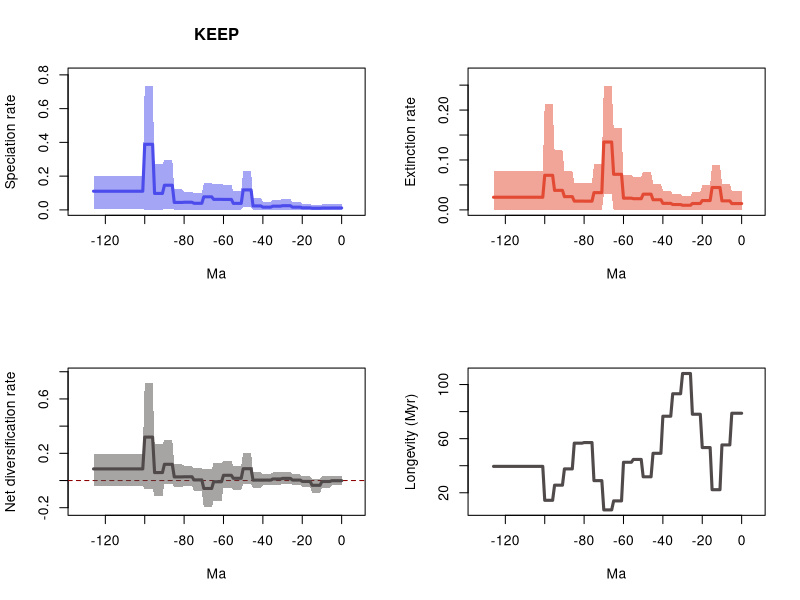

This chart was generated by the following R code:
# 20 files combined:
# 	../Results/Genus/5_MA_bins_EP/pyrate_mcmc_logs/Occ_gn_Squali_10_G_KEEP_BDS_marginal_rates.log
# 	../Results/Genus/5_MA_bins_EP/pyrate_mcmc_logs/Occ_gn_Squali_11_G_KEEP_BDS_marginal_rates.log
# 	../Results/Genus/5_MA_bins_EP/pyrate_mcmc_logs/Occ_gn_Squali_12_G_KEEP_BDS_marginal_rates.log
# 	../Results/Genus/5_MA_bins_EP/pyrate_mcmc_logs/Occ_gn_Squali_13_G_KEEP_BDS_marginal_rates.log
# 	../Results/Genus/5_MA_bins_EP/pyrate_mcmc_logs/Occ_gn_Squali_14_G_KEEP_BDS_marginal_rates.log
# 	../Results/Genus/5_MA_bins_EP/pyrate_mcmc_logs/Occ_gn_Squali_15_G_KEEP_BDS_marginal_rates.log
# 	../Results/Genus/5_MA_bins_EP/pyrate_mcmc_logs/Occ_gn_Squali_16_G_KEEP_BDS_marginal_rates.log
# 	../Results/Genus/5_MA_bins_EP/pyrate_mcmc_logs/Occ_gn_Squali_17_G_KEEP_BDS_marginal_rates.log
# 	../Results/Genus/5_MA_bins_EP/pyrate_mcmc_logs/Occ_gn_Squali_18_G_KEEP_BDS_marginal_rates.log
# 	../Results/Genus/5_MA_bins_EP/pyrate_mcmc_logs/Occ_gn_Squali_19_G_KEEP_BDS_marginal_rates.log
# 	../Results/Genus/5_MA_bins_EP/pyrate_mcmc_logs/Occ_gn_Squali_1_G_KEEP_BDS_marginal_rates.log
# 	../Results/Genus/5_MA_bins_EP/pyrate_mcmc_logs/Occ_gn_Squali_20_G_KEEP_BDS_marginal_rates.log
# 	../Results/Genus/5_MA_bins_EP/pyrate_mcmc_logs/Occ_gn_Squali_2_G_KEEP_BDS_marginal_rates.log
# 	../Results/Genus/5_MA_bins_EP/pyrate_mcmc_logs/Occ_gn_Squali_3_G_KEEP_BDS_marginal_rates.log
# 	../Results/Genus/5_MA_bins_EP/pyrate_mcmc_logs/Occ_gn_Squali_4_G_KEEP_BDS_marginal_rates.log
# 	../Results/Genus/5_MA_bins_EP/pyrate_mcmc_logs/Occ_gn_Squali_5_G_KEEP_BDS_marginal_rates.log
# 	../Results/Genus/5_MA_bins_EP/pyrate_mcmc_logs/Occ_gn_Squali_6_G_KEEP_BDS_marginal_rates.log
# 	../Results/Genus/5_MA_bins_EP/pyrate_mcmc_logs/Occ_gn_Squali_7_G_KEEP_BDS_marginal_rates.log
# 	../Results/Genus/5_MA_bins_EP/pyrate_mcmc_logs/Occ_gn_Squali_8_G_KEEP_BDS_marginal_rates.log
# 	../Results/Genus/5_MA_bins_EP/pyrate_mcmc_logs/Occ_gn_Squali_9_G_KEEP_BDS_marginal_rates.log

# 95% HPDs calculated using code from Biopy (https://www.cs.auckland.ac.nz/~yhel002/biopy/)

pdf(file='../Results/Genus/5_MA_bins_EP/pyrate_mcmc_logs/Occ_gn_Squali_10_G_KEEP_BDS_marginal_rates_RTT.pdf',width=10.8, height=8.4)
par(mfrow=c(2,2))
library(scales)
L_hpd_m95=c(1.130089938e-06, 1.130089938e-06,1.130089938e-06,1.130089938e-06,1.130089938e-06,1.130089938e-06,5.1182332e-08,5.1182332e-08,5.1182332e-08,5.1182332e-08,5.1182332e-08,8.2352205e-08,8.2352205e-08,8.2352205e-08,8.2352205e-08,8.2352205e-08,1.295974747e-06,1.295974747e-06,1.295974747e-06,1.295974747e-06,1.295974747e-06,1.43924786e-07,1.43924786e-07,1.43924786e-07,1.43924786e-07,1.43924786e-07,8.48057151e-07,8.48057151e-07,8.48057151e-07,8.48057151e-07,8.48057151e-07,1.827771804e-06,1.827771804e-06,1.827771804e-06,1.827771804e-06,1.827771804e-06,4.7986078e-07,4.7986078e-07,4.7986078e-07,4.7986078e-07,4.7986078e-07,8.56614011e-07,8.56614011e-07,8.56614011e-07,8.56614011e-07,8.56614011e-07,0.017501070739786,0.017501070739786,0.017501070739786,0.017501070739786,0.017501070739786,8.29056336e-07,8.29056336e-07,8.29056336e-07,8.29056336e-07,8.29056336e-07,2.48609683e-07,2.48609683e-07,2.48609683e-07,2.48609683e-07,2.48609683e-07,3.943351793e-06,3.943351793e-06,3.943351793e-06,3.943351793e-06,3.943351793e-06,0.000370805927121,0.000370805927121,0.000370805927121,0.000370805927121,0.000370805927121,8.475302636e-06,8.475302636e-06,8.475302636e-06,8.475302636e-06,8.475302636e-06,1.258854728e-06,1.258854728e-06,1.258854728e-06,1.258854728e-06,1.258854728e-06,1.548901505e-06,1.548901505e-06,1.548901505e-06,1.548901505e-06,1.548901505e-06,0.006480076324043,0.006480076324043,0.006480076324043,0.006480076324043,0.006480076324043,1.100588067e-06,1.100588067e-06,1.100588067e-06,1.100588067e-06,1.100588067e-06,0.000195489862118,0.000195489862118,0.000195489862118,0.000195489862118,0.000195489862118,0.004956385440783,0.004956385440783,0.004956385440783,0.004956385440783,0.004956385440783,0.004956385440783,0.004956385440783,0.004956385440783,0.004956385440783,0.004956385440783,0.004956385440783,0.004956385440783,0.004956385440783,0.004956385440783,0.004956385440783,0.004956385440783,0.004956385440783,0.004956385440783,0.004956385440783,0.004956385440783,0.004956385440783,0.004956385440783,0.004956385440783,0.004956385440783,0.004956385440783,0.004956385440783)
L_hpd_M95=c(0.034160845658469, 0.034160845658469,0.034160845658469,0.034160845658469,0.034160845658469,0.034160845658469,0.032239724916404,0.032239724916404,0.032239724916404,0.032239724916404,0.032239724916404,0.029098322832575,0.029098322832575,0.029098322832575,0.029098322832575,0.029098322832575,0.034480048634853,0.034480048634853,0.034480048634853,0.034480048634853,0.034480048634853,0.045295511889219,0.045295511889219,0.045295511889219,0.045295511889219,0.045295511889219,0.065881062517371,0.065881062517371,0.065881062517371,0.065881062517371,0.065881062517371,0.061103254540387,0.061103254540387,0.061103254540387,0.061103254540387,0.061103254540387,0.047179741613093,0.047179741613093,0.047179741613093,0.047179741613093,0.047179741613093,0.068547037726293,0.068547037726293,0.068547037726293,0.068547037726293,0.068547037726293,0.228002811421324,0.228002811421324,0.228002811421324,0.228002811421324,0.228002811421324,0.110897641438703,0.110897641438703,0.110897641438703,0.110897641438703,0.110897641438703,0.148312765938023,0.148312765938023,0.148312765938023,0.148312765938023,0.148312765938023,0.155334264876975,0.155334264876975,0.155334264876975,0.155334264876975,0.155334264876975,0.156640762946614,0.156640762946614,0.156640762946614,0.156640762946614,0.156640762946614,0.098829085809733,0.098829085809733,0.098829085809733,0.098829085809733,0.098829085809733,0.108075753272954,0.108075753272954,0.108075753272954,0.108075753272954,0.108075753272954,0.121744555725971,0.121744555725971,0.121744555725971,0.121744555725971,0.121744555725971,0.297987383950402,0.297987383950402,0.297987383950402,0.297987383950402,0.297987383950402,0.27110542765999,0.27110542765999,0.27110542765999,0.27110542765999,0.27110542765999,0.734578551024096,0.734578551024096,0.734578551024096,0.734578551024096,0.734578551024096,0.200853230819899,0.200853230819899,0.200853230819899,0.200853230819899,0.200853230819899,0.200853230819899,0.200853230819899,0.200853230819899,0.200853230819899,0.200853230819899,0.200853230819899,0.200853230819899,0.200853230819899,0.200853230819899,0.200853230819899,0.200853230819899,0.200853230819899,0.200853230819899,0.200853230819899,0.200853230819899,0.200853230819899,0.200853230819899,0.200853230819899,0.200853230819899,0.200853230819899,0.200853230819899)
M_hpd_m95=c(1.634130061e-06, 1.634130061e-06,1.634130061e-06,1.634130061e-06,1.634130061e-06,1.634130061e-06,3.86529608e-07,3.86529608e-07,3.86529608e-07,3.86529608e-07,3.86529608e-07,1.884216373e-06,1.884216373e-06,1.884216373e-06,1.884216373e-06,1.884216373e-06,1.049646136e-06,1.049646136e-06,1.049646136e-06,1.049646136e-06,1.049646136e-06,1.42977189e-06,1.42977189e-06,1.42977189e-06,1.42977189e-06,1.42977189e-06,2.59868587e-07,2.59868587e-07,2.59868587e-07,2.59868587e-07,2.59868587e-07,1.303540801e-06,1.303540801e-06,1.303540801e-06,1.303540801e-06,1.303540801e-06,3.4147442e-08,3.4147442e-08,3.4147442e-08,3.4147442e-08,3.4147442e-08,1.367539255e-06,1.367539255e-06,1.367539255e-06,1.367539255e-06,1.367539255e-06,1.701738542e-06,1.701738542e-06,1.701738542e-06,1.701738542e-06,1.701738542e-06,3.505008939e-06,3.505008939e-06,3.505008939e-06,3.505008939e-06,3.505008939e-06,9.3845071e-08,9.3845071e-08,9.3845071e-08,9.3845071e-08,9.3845071e-08,5.044241097e-06,5.044241097e-06,5.044241097e-06,5.044241097e-06,5.044241097e-06,0.030989760143291,0.030989760143291,0.030989760143291,0.030989760143291,0.030989760143291,7.51999735e-07,7.51999735e-07,7.51999735e-07,7.51999735e-07,7.51999735e-07,1.177480549e-06,1.177480549e-06,1.177480549e-06,1.177480549e-06,1.177480549e-06,1.85362108e-07,1.85362108e-07,1.85362108e-07,1.85362108e-07,1.85362108e-07,1.315781029e-06,1.315781029e-06,1.315781029e-06,1.315781029e-06,1.315781029e-06,4.80493142e-07,4.80493142e-07,4.80493142e-07,4.80493142e-07,4.80493142e-07,4.210298165e-06,4.210298165e-06,4.210298165e-06,4.210298165e-06,4.210298165e-06,6.93358325e-07,6.93358325e-07,6.93358325e-07,6.93358325e-07,6.93358325e-07,6.93358325e-07,6.93358325e-07,6.93358325e-07,6.93358325e-07,6.93358325e-07,6.93358325e-07,6.93358325e-07,6.93358325e-07,6.93358325e-07,6.93358325e-07,6.93358325e-07,6.93358325e-07,6.93358325e-07,6.93358325e-07,6.93358325e-07,6.93358325e-07,6.93358325e-07,6.93358325e-07,6.93358325e-07,6.93358325e-07,6.93358325e-07)
M_hpd_M95=c(0.037534560021024, 0.037534560021024,0.037534560021024,0.037534560021024,0.037534560021024,0.037534560021024,0.052614586534562,0.052614586534562,0.052614586534562,0.052614586534562,0.052614586534562,0.090933522972934,0.090933522972934,0.090933522972934,0.090933522972934,0.090933522972934,0.050334182217225,0.050334182217225,0.050334182217225,0.050334182217225,0.050334182217225,0.035917553367439,0.035917553367439,0.035917553367439,0.035917553367439,0.035917553367439,0.027931719927456,0.027931719927456,0.027931719927456,0.027931719927456,0.027931719927456,0.032154229997212,0.032154229997212,0.032154229997212,0.032154229997212,0.032154229997212,0.038360976155711,0.038360976155711,0.038360976155711,0.038360976155711,0.038360976155711,0.052604257116593,0.052604257116593,0.052604257116593,0.052604257116593,0.052604257116593,0.076247375696677,0.076247375696677,0.076247375696677,0.076247375696677,0.076247375696677,0.066602623252281,0.066602623252281,0.066602623252281,0.066602623252281,0.066602623252281,0.069854882522858,0.069854882522858,0.069854882522858,0.069854882522858,0.069854882522858,0.163295745889817,0.163295745889817,0.163295745889817,0.163295745889817,0.163295745889817,0.248403717002271,0.248403717002271,0.248403717002271,0.248403717002271,0.248403717002271,0.091758340848294,0.091758340848294,0.091758340848294,0.091758340848294,0.091758340848294,0.053094234574782,0.053094234574782,0.053094234574782,0.053094234574782,0.053094234574782,0.053268920224874,0.053268920224874,0.053268920224874,0.053268920224874,0.053268920224874,0.078896948453128,0.078896948453128,0.078896948453128,0.078896948453128,0.078896948453128,0.119671146512968,0.119671146512968,0.119671146512968,0.119671146512968,0.119671146512968,0.212851158288668,0.212851158288668,0.212851158288668,0.212851158288668,0.212851158288668,0.078299928967004,0.078299928967004,0.078299928967004,0.078299928967004,0.078299928967004,0.078299928967004,0.078299928967004,0.078299928967004,0.078299928967004,0.078299928967004,0.078299928967004,0.078299928967004,0.078299928967004,0.078299928967004,0.078299928967004,0.078299928967004,0.078299928967004,0.078299928967004,0.078299928967004,0.078299928967004,0.078299928967004,0.078299928967004,0.078299928967004,0.078299928967004,0.078299928967004,0.078299928967004)
R_hpd_m95=c(-0.03661305305052, -0.03661305305052,-0.03661305305052,-0.03661305305052,-0.03661305305052,-0.03661305305052,-0.052099674386591,-0.052099674386591,-0.052099674386591,-0.052099674386591,-0.052099674386591,-0.092679095019995,-0.092679095019995,-0.092679095019995,-0.092679095019995,-0.092679095019995,-0.049353752241428,-0.049353752241428,-0.049353752241428,-0.049353752241428,-0.049353752241428,-0.032684307325642,-0.032684307325642,-0.032684307325642,-0.032684307325642,-0.032684307325642,-0.023070573578743,-0.023070573578743,-0.023070573578743,-0.023070573578743,-0.023070573578743,-0.029748022262196,-0.029748022262196,-0.029748022262196,-0.029748022262196,-0.029748022262196,-0.035867106242154,-0.035867106242154,-0.035867106242154,-0.035867106242154,-0.035867106242154,-0.051441227209694,-0.051441227209694,-0.051441227209694,-0.051441227209694,-0.051441227209694,-0.02530049223531,-0.02530049223531,-0.02530049223531,-0.02530049223531,-0.02530049223531,-0.067303047669934,-0.067303047669934,-0.067303047669934,-0.067303047669934,-0.067303047669934,-0.055786368957525,-0.055786368957525,-0.055786368957525,-0.055786368957525,-0.055786368957525,-0.149150013860242,-0.149150013860242,-0.149150013860242,-0.149150013860242,-0.149150013860242,-0.196351045060804,-0.196351045060804,-0.196351045060804,-0.196351045060804,-0.196351045060804,-0.078034164171446,-0.078034164171446,-0.078034164171446,-0.078034164171446,-0.078034164171446,-0.039374737747528,-0.039374737747528,-0.039374737747528,-0.039374737747528,-0.039374737747528,-0.048264044115192,-0.048264044115192,-0.048264044115192,-0.048264044115192,-0.048264044115192,-0.022843474829234,-0.022843474829234,-0.022843474829234,-0.022843474829234,-0.022843474829234,-0.112724178736495,-0.112724178736495,-0.112724178736495,-0.112724178736495,-0.112724178736495,-0.061547475754919,-0.061547475754919,-0.061547475754919,-0.061547475754919,-0.061547475754919,-0.038257653979719,-0.038257653979719,-0.038257653979719,-0.038257653979719,-0.038257653979719,-0.038257653979719,-0.038257653979719,-0.038257653979719,-0.038257653979719,-0.038257653979719,-0.038257653979719,-0.038257653979719,-0.038257653979719,-0.038257653979719,-0.038257653979719,-0.038257653979719,-0.038257653979719,-0.038257653979719,-0.038257653979719,-0.038257653979719,-0.038257653979719,-0.038257653979719,-0.038257653979719,-0.038257653979719,-0.038257653979719,-0.038257653979719)
R_hpd_M95=c(0.034254991788678, 0.034254991788678,0.034254991788678,0.034254991788678,0.034254991788678,0.034254991788678,0.03116590017159,0.03116590017159,0.03116590017159,0.03116590017159,0.03116590017159,0.012260330639252,0.012260330639252,0.012260330639252,0.012260330639252,0.012260330639252,0.030512640654913,0.030512640654913,0.030512640654913,0.030512640654913,0.030512640654913,0.044297612843498,0.044297612843498,0.044297612843498,0.044297612843498,0.044297612843498,0.065217341799042,0.065217341799042,0.065217341799042,0.065217341799042,0.065217341799042,0.059708592237734,0.059708592237734,0.059708592237734,0.059708592237734,0.059708592237734,0.048430634057532,0.048430634057532,0.048430634057532,0.048430634057532,0.048430634057532,0.061467022925334,0.061467022925334,0.061467022925334,0.061467022925334,0.061467022925334,0.202730010671702,0.202730010671702,0.202730010671702,0.202730010671702,0.202730010671702,0.108769363160369,0.108769363160369,0.108769363160369,0.108769363160369,0.108769363160369,0.145633726945606,0.145633726945606,0.145633726945606,0.145633726945606,0.145633726945606,0.130774148722228,0.130774148722228,0.130774148722228,0.130774148722228,0.130774148722228,0.081609731424302,0.081609731424302,0.081609731424302,0.081609731424302,0.081609731424302,0.088975795847418,0.088975795847418,0.088975795847418,0.088975795847418,0.088975795847418,0.107593120505601,0.107593120505601,0.107593120505601,0.107593120505601,0.107593120505601,0.120042030158261,0.120042030158261,0.120042030158261,0.120042030158261,0.120042030158261,0.296469480159706,0.296469480159706,0.296469480159706,0.296469480159706,0.296469480159706,0.265493803757721,0.265493803757721,0.265493803757721,0.265493803757721,0.265493803757721,0.71546115480205,0.71546115480205,0.71546115480205,0.71546115480205,0.71546115480205,0.194357636451483,0.194357636451483,0.194357636451483,0.194357636451483,0.194357636451483,0.194357636451483,0.194357636451483,0.194357636451483,0.194357636451483,0.194357636451483,0.194357636451483,0.194357636451483,0.194357636451483,0.194357636451483,0.194357636451483,0.194357636451483,0.194357636451483,0.194357636451483,0.194357636451483,0.194357636451483,0.194357636451483,0.194357636451483,0.194357636451483,0.194357636451483,0.194357636451483,0.194357636451483)
L_mean=c(0.011447343017812, 0.011447343017812,0.011447343017812,0.011447343017812,0.011447343017812,0.011447343017812,0.010849591841056,0.010849591841056,0.010849591841056,0.010849591841056,0.010849591841056,0.009715458128883,0.009715458128883,0.009715458128883,0.009715458128883,0.009715458128883,0.012138745491995,0.012138745491995,0.012138745491995,0.012138745491995,0.012138745491995,0.016154202984913,0.016154202984913,0.016154202984913,0.016154202984913,0.016154202984913,0.024967659635042,0.024967659635042,0.024967659635042,0.024967659635042,0.024967659635042,0.022049527178117,0.022049527178117,0.022049527178117,0.022049527178117,0.022049527178117,0.016089803934019,0.016089803934019,0.016089803934019,0.016089803934019,0.016089803934019,0.023458448154431,0.023458448154431,0.023458448154431,0.023458448154431,0.023458448154431,0.118448711690685,0.118448711690685,0.118448711690685,0.118448711690685,0.118448711690685,0.038526598518183,0.038526598518183,0.038526598518183,0.038526598518183,0.038526598518183,0.062009081709588,0.062009081709588,0.062009081709588,0.062009081709588,0.062009081709588,0.062384753386475,0.062384753386475,0.062384753386475,0.062384753386475,0.062384753386475,0.077520668101541,0.077520668101541,0.077520668101541,0.077520668101541,0.077520668101541,0.039113554329223,0.039113554329223,0.039113554329223,0.039113554329223,0.039113554329223,0.045196207962807,0.045196207962807,0.045196207962807,0.045196207962807,0.045196207962807,0.044171720415671,0.044171720415671,0.044171720415671,0.044171720415671,0.044171720415671,0.146069860355052,0.146069860355052,0.146069860355052,0.146069860355052,0.146069860355052,0.097349634735712,0.097349634735712,0.097349634735712,0.097349634735712,0.097349634735712,0.388549906905948,0.388549906905948,0.388549906905948,0.388549906905948,0.388549906905948,0.110664075320027,0.110664075320027,0.110664075320027,0.110664075320027,0.110664075320027,0.110664075320027,0.110664075320027,0.110664075320027,0.110664075320027,0.110664075320027,0.110664075320027,0.110664075320027,0.110664075320027,0.110664075320027,0.110664075320027,0.110664075320027,0.110664075320027,0.110664075320027,0.110664075320027,0.110664075320027,0.110664075320027,0.110664075320027,0.110664075320027,0.110664075320027,0.110664075320027,0.110664075320027)
M_mean=c(0.01269554321818, 0.01269554321818,0.01269554321818,0.01269554321818,0.01269554321818,0.01269554321818,0.018065474986327,0.018065474986327,0.018065474986327,0.018065474986327,0.018065474986327,0.044900746447221,0.044900746447221,0.044900746447221,0.044900746447221,0.044900746447221,0.018720944883756,0.018720944883756,0.018720944883756,0.018720944883756,0.018720944883756,0.012816464620911,0.012816464620911,0.012816464620911,0.012816464620911,0.012816464620911,0.009247567572177,0.009247567572177,0.009247567572177,0.009247567572177,0.009247567572177,0.010731522518192,0.010731522518192,0.010731522518192,0.010731522518192,0.010731522518192,0.013057744683385,0.013057744683385,0.013057744683385,0.013057744683385,0.013057744683385,0.020341681369053,0.020341681369053,0.020341681369053,0.020341681369053,0.020341681369053,0.031442347356963,0.031442347356963,0.031442347356963,0.031442347356963,0.031442347356963,0.02240247694125,0.02240247694125,0.02240247694125,0.02240247694125,0.02240247694125,0.023505110832502,0.023505110832502,0.023505110832502,0.023505110832502,0.023505110832502,0.071354225770344,0.071354225770344,0.071354225770344,0.071354225770344,0.071354225770344,0.135998127592932,0.135998127592932,0.135998127592932,0.135998127592932,0.135998127592932,0.034525029473483,0.034525029473483,0.034525029473483,0.034525029473483,0.034525029473483,0.017506774913646,0.017506774913646,0.017506774913646,0.017506774913646,0.017506774913646,0.017644930788354,0.017644930788354,0.017644930788354,0.017644930788354,0.017644930788354,0.02657152748009,0.02657152748009,0.02657152748009,0.02657152748009,0.02657152748009,0.039061082312027,0.039061082312027,0.039061082312027,0.039061082312027,0.039061082312027,0.069313417862035,0.069313417862035,0.069313417862035,0.069313417862035,0.069313417862035,0.025312913122765,0.025312913122765,0.025312913122765,0.025312913122765,0.025312913122765,0.025312913122765,0.025312913122765,0.025312913122765,0.025312913122765,0.025312913122765,0.025312913122765,0.025312913122765,0.025312913122765,0.025312913122765,0.025312913122765,0.025312913122765,0.025312913122765,0.025312913122765,0.025312913122765,0.025312913122765,0.025312913122765,0.025312913122765,0.025312913122765,0.025312913122765,0.025312913122765,0.025312913122765)
R_mean=c(-0.001248200200368, -0.001248200200368,-0.001248200200368,-0.001248200200368,-0.001248200200368,-0.001248200200368,-0.007215883145271,-0.007215883145271,-0.007215883145271,-0.007215883145271,-0.007215883145271,-0.035185288318338,-0.035185288318338,-0.035185288318338,-0.035185288318338,-0.035185288318338,-0.006582199391761,-0.006582199391761,-0.006582199391761,-0.006582199391761,-0.006582199391761,0.003337738364002,0.003337738364002,0.003337738364002,0.003337738364002,0.003337738364002,0.015720092062865,0.015720092062865,0.015720092062865,0.015720092062865,0.015720092062865,0.011318004659925,0.011318004659925,0.011318004659925,0.011318004659925,0.011318004659925,0.003032059250634,0.003032059250634,0.003032059250634,0.003032059250634,0.003032059250634,0.003116766785378,0.003116766785378,0.003116766785378,0.003116766785378,0.003116766785378,0.087006364333722,0.087006364333722,0.087006364333722,0.087006364333722,0.087006364333722,0.016124121576933,0.016124121576933,0.016124121576933,0.016124121576933,0.016124121576933,0.038503970877086,0.038503970877086,0.038503970877086,0.038503970877086,0.038503970877086,-0.008969472383869,-0.008969472383869,-0.008969472383869,-0.008969472383869,-0.008969472383869,-0.05847745949139,-0.05847745949139,-0.05847745949139,-0.05847745949139,-0.05847745949139,0.00458852485574,0.00458852485574,0.00458852485574,0.00458852485574,0.00458852485574,0.027689433049161,0.027689433049161,0.027689433049161,0.027689433049161,0.027689433049161,0.026526789627317,0.026526789627317,0.026526789627317,0.026526789627317,0.026526789627317,0.119498332874962,0.119498332874962,0.119498332874962,0.119498332874962,0.119498332874962,0.058288552423685,0.058288552423685,0.058288552423685,0.058288552423685,0.058288552423685,0.319236489043912,0.319236489043912,0.319236489043912,0.319236489043912,0.319236489043912,0.085351162197262,0.085351162197262,0.085351162197262,0.085351162197262,0.085351162197262,0.085351162197262,0.085351162197262,0.085351162197262,0.085351162197262,0.085351162197262,0.085351162197262,0.085351162197262,0.085351162197262,0.085351162197262,0.085351162197262,0.085351162197262,0.085351162197262,0.085351162197262,0.085351162197262,0.085351162197262,0.085351162197262,0.085351162197262,0.085351162197262,0.085351162197262,0.085351162197262,0.085351162197262)
trans=0.5
age=(0:(127-1))* -1
plot(age,age,type = 'n', ylim = c(0, 0.8080364061265056), xlim = c(-133.35,6.3500000000000005), ylab = 'Speciation rate', xlab = 'Ma',main='KEEP' )
polygon(c(age, rev(age)), c(L_hpd_M95, rev(L_hpd_m95)), col = alpha("#4c4cec",trans), border = NA)
lines(rev(age), rev(L_mean), col = "#4c4cec", lwd=3)
plot(age,age,type = 'n', ylim = c(0, 0.2732440887024981), xlim = c(-133.35,6.3500000000000005), ylab = 'Extinction rate', xlab = 'Ma' )
polygon(c(age, rev(age)), c(M_hpd_M95, rev(M_hpd_m95)), col = alpha("#e34a33",trans), border = NA)
lines(rev(age), rev(M_mean), col = "#e34a33", lwd=3)
plot(age,age,type = 'n', ylim = c(-0.21598614956688442, 0.787007270282255), xlim = c(-133.35,6.3500000000000005), ylab = 'Net diversification rate', xlab = 'Ma' )
abline(h=0,lty=2,col="darkred")
polygon(c(age, rev(age)), c(R_hpd_M95, rev(R_hpd_m95)), col = alpha("#504A4B",trans), border = NA)
lines(rev(age), rev(R_mean), col = "#504A4B", lwd=3)
plot(age,rev(1/M_mean),type = 'n', xlim = c(-133.35,6.3500000000000005), ylab = 'Longevity (Myr)', xlab = 'Ma' )
lines(rev(age), rev(1/M_mean), col = "#504A4B", lwd=3)
n <- dev.off()
